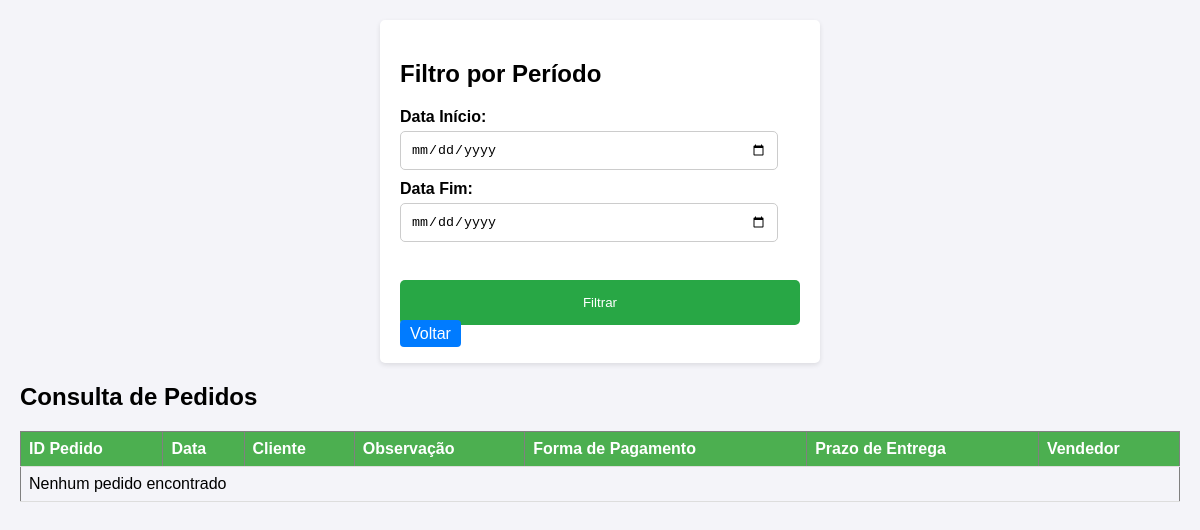
The page /pedido_cons_periodo.php on the database as committed earlier.
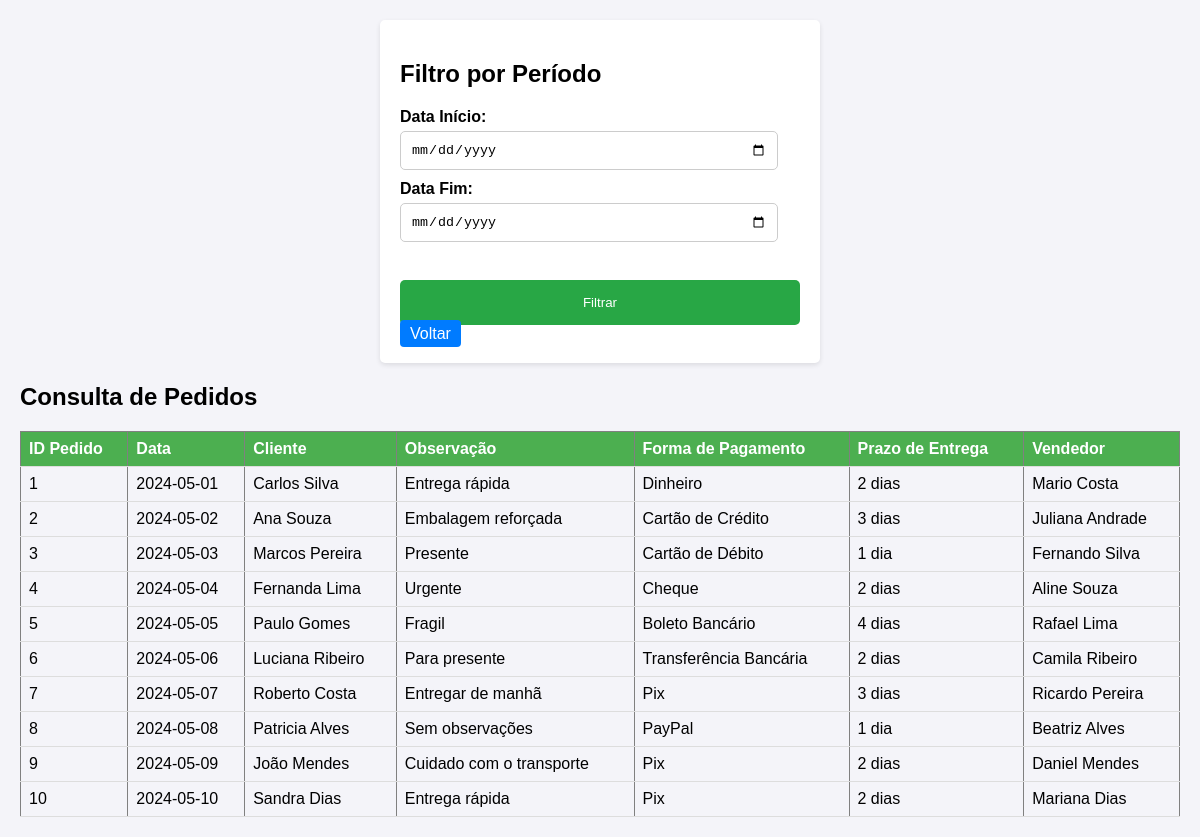
The same page on the database as committed later.
### tables this page shows
CREATE TABLE pedidos (
  id INTEGER PRIMARY KEY AUTO_INCREMENT,
  data DATE NOT NULL,
  id_cliente INTEGER NOT NULL,
  observacao VARCHAR(200),
  id_forma_pagto INTEGER,
  prazo_entrega VARCHAR(25),
  id_vendedor INTEGER,
  FOREIGN KEY (id_cliente) REFERENCES clientes(id),
  FOREIGN KEY (id_vendedor) REFERENCES vendedor(id),
  FOREIGN KEY (id_forma_pagto) REFERENCES forma_pagto(id)
) ENGINE INNODB;

CREATE TABLE clientes (
  id INTEGER PRIMARY KEY AUTO_INCREMENT,
  nome VARCHAR(100) NOT NULL,
  endereco VARCHAR(100) NOT NULL,
  numero VARCHAR(10) NOT NULL,
  bairro VARCHAR(50) NOT NULL,
  cidade VARCHAR(80) NOT NULL,
  estado CHAR(2) NOT NULL,
  email VARCHAR(100),
  cpf_cnpj VARCHAR(14) NOT NULL,
  rg VARCHAR(11) NOT NULL,
  telefone VARCHAR(15),
  celular VARCHAR(15) NOT NULL,
  data_nasc DATE NOT NULL,
  salario NUMERIC(10,2) NOT NULL
) ENGINE INNODB;

CREATE TABLE forma_pagto (
  id INTEGER PRIMARY KEY AUTO_INCREMENT,
  nome VARCHAR(50) NOT NULL
);

CREATE TABLE vendedor(
  id INTEGER PRIMARY KEY AUTO_INCREMENT,
  nome VARCHAR(100) NOT NULL,
  endereco VARCHAR(100) NOT NULL,
  cidade VARCHAR(80) NOT NULL,
  estado CHAR(2) NOT NULL,
  celular VARCHAR(15) NOT NULL,
  email VARCHAR(100),
  perc_comissao NUMERIC(5,2) NOT NULL
) ENGINE INNODB;

### WEB/pedido_cons_periodo.php (the view, shortened to what this page needs)
<!DOCTYPE html>
<html lang="pt-br">
<head>
</head>
<body>
<?php
  include('ConexaoBD.php');
  $data_inicio = isset($_POST['data_inicio']) ? $_POST['data_inicio'] : '';
  $data_fim = isset($_POST['data_fim']) ? $_POST['data_fim'] : '';
  $sql = "SELECT p.*, c.nome AS nome_cliente, v.nome AS nome_vendedor, fp.nome AS forma_pagamento
          FROM pedidos p
          INNER JOIN clientes c ON p.id_cliente = c.id
          INNER JOIN vendedor v ON p.id_vendedor = v.id
          INNER JOIN forma_pagto fp ON p.id_forma_pagto = fp.id";
  $result = $con->query($sql);
  ?>
  <form method="POST">
    <h2>Filtro por Período</h2>
    <label for="data_inicio">Data Início:</label>
    <input type="date" id="data_inicio" name="data_inicio" value="<?= $data_inicio ?>"><br>
    <label for="data_fim">Data Fim:</label>
    <input type="date" id="data_fim" name="data_fim" value="<?= $data_fim ?>"><br><br>
    <button type="submit" class="button-filter">Filtrar</button>
    <a href="Pedidos.php" class="button">Voltar</a>
  </form>
  <h2>Consulta de Pedidos</h2>
  <table border="1">
    <thead>
      <tr>
        <th>ID Pedido</th>
        <th>Data</th>
        <th>Cliente</th>
        <th>Observação</th>
        <th>Forma de Pagamento</th>
        <th>Prazo de Entrega</th>
        <th>Vendedor</th>
      </tr>
    </thead>
    <tbody>
      <?php
      if ($result->num_rows > 0) {
        while($row = $result->fetch_assoc()) {
          echo "<tr>";
          echo "<td>{$row['id']}</td>";
          echo "<td>{$row['data']}</td>";
          echo "<td>{$row['nome_cliente']}</td>";
          echo "<td>{$row['observacao']}</td>";
          echo "<td>{$row['forma_pagamento']}</td>";
          echo "<td>{$row['prazo_entrega']}</td>";
          echo "<td>{$row['nome_vendedor']}</td>";
          echo "</tr>";
        }
      } else {
        echo "<tr><td colspan='7'>Nenhum pedido encontrado</td></tr>";
      }
      ?>
    </tbody>
  </table>
</body>
</html>

Rows that differ between the two databases and show on the page:
added pedidos: id "1", data "2024-05-01", id_cliente.nome "Carlos Silva", observacao "Entrega rápida", id_forma_pagto.nome "Dinheiro", prazo_entrega "2 dias", id_vendedor.nome "Mario Costa"
added pedidos: id "2", data "2024-05-02", id_cliente.nome "Ana Souza", observacao "Embalagem reforçada", id_forma_pagto.nome "Cartão de Crédito", prazo_entrega "3 dias", id_vendedor.nome "Juliana Andrade"
added pedidos: id "3", data "2024-05-03", id_cliente.nome "Marcos Pereira", observacao "Presente", id_forma_pagto.nome "Cartão de Débito", prazo_entrega "1 dia", id_vendedor.nome "Fernando Silva"
added pedidos: id "4", data "2024-05-04", id_cliente.nome "Fernanda Lima", observacao "Urgente", id_forma_pagto.nome "Cheque", prazo_entrega "2 dias", id_vendedor.nome "Aline Souza"
added pedidos: id "5", data "2024-05-05", id_cliente.nome "Paulo Gomes", observacao "Fragil", id_forma_pagto.nome "Boleto Bancário", prazo_entrega "4 dias", id_vendedor.nome "Rafael Lima"
added pedidos: id "6", data "2024-05-06", id_cliente.nome "Luciana Ribeiro", observacao "Para presente", id_forma_pagto.nome "Transferência Bancária", prazo_entrega "2 dias", id_vendedor.nome "Camila Ribeiro"
added pedidos: id "7", data "2024-05-07", id_cliente.nome "Roberto Costa", observacao "Entregar de manhã", id_forma_pagto.nome "Pix", prazo_entrega "3 dias", id_vendedor.nome "Ricardo Pereira"
added pedidos: id "8", data "2024-05-08", id_cliente.nome "Patricia Alves", observacao "Sem observações", id_forma_pagto.nome "PayPal", prazo_entrega "1 dia", id_vendedor.nome "Beatriz Alves"
added pedidos: id "9", data "2024-05-09", id_cliente.nome "João Mendes", observacao "Cuidado com o transporte", id_forma_pagto.nome "Pix", prazo_entrega "2 dias", id_vendedor.nome "Daniel Mendes"
added pedidos: id "10", data "2024-05-10", id_cliente.nome "Sandra Dias", observacao "Entrega rápida", id_forma_pagto.nome "Pix", prazo_entrega "2 dias", id_vendedor.nome "Mariana Dias"
Other text that changed with them:
text no longer shown: "Nenhum pedido encontrado"
